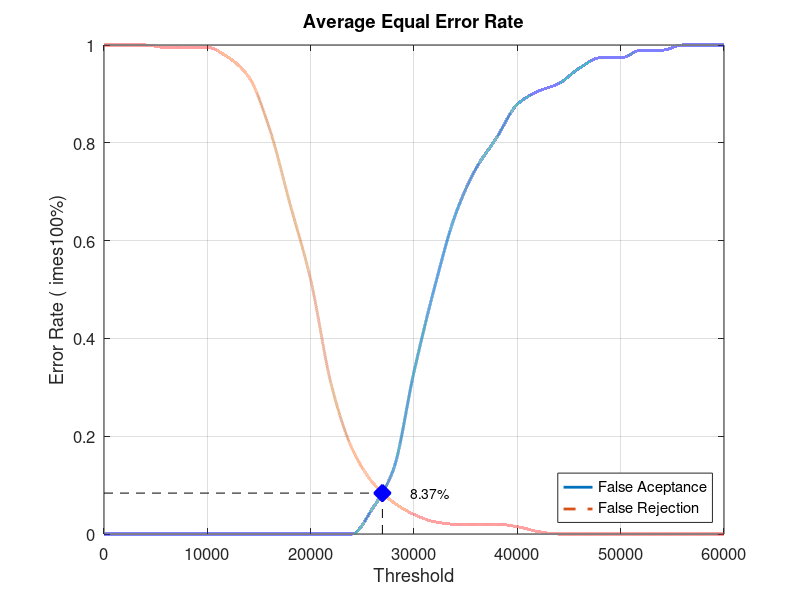
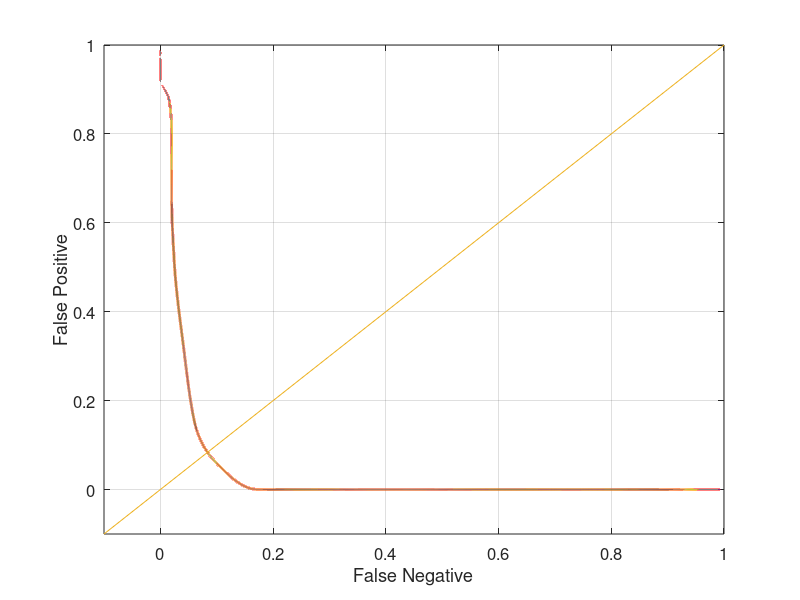

Write MATLAB code to recreate these figures, in order.
close all;
clear;
clc;
x = 0:2000:60000;
xq = 0:0.5:60000;

y0 = [0 0 0 0 0 0 0 0 0 0 0 0 0 0.0526316 0.131579 0.331579 0.505263 0.652632 0.747368 0.810526 0.878947 0.905263 0.921053 0.952632 0.973684 0.973684 0.989474 0.989474 1 1 1]
yy0 = interp1(x, y0, xq, 'pchip');
y1 = [1 1 1 0.995 0.995 0.995 0.975 0.935 0.83 0.675 0.52 0.305 0.175 0.105 0.065 0.04 0.025 0.02 0.02 0.02 0.015 0.005 0 0 0 0 0 0 0 0 0]
yy1 = interp1(x, y1, xq, 'pchip');

% Calculating EER: 
y2 = abs(y0 - y1);
find(y2 == min(y2))
yy2 = abs(yy0 - yy1);
xEER = find(yy2 == min(yy2));
xEERIndex = xq(xEER) % X-axis EER
yEER = yy0(xEER) % Y-axis EER

main = figure
plot(xq, yy0,'-','LineWidth', 2);	hold on
plot(xq, yy1,'--','LineWidth', 2);	hold on
plot([xEERIndex xEERIndex], [0 yEER], 'k--');	hold on
plot([0 xEERIndex], [yEER yEER], 'k--');	hold on
plot(xEERIndex, yEER, 'bx', 'LineWidth', 10);	hold on
text(xEERIndex + 10 * xEERIndex / 100, yEER, [num2str(round((10000 * yEER)) / 100) '%'])
legend('False Aceptance', 'False Rejection', 'Location', 'SouthEast')
xlabel('Threshold')
ylabel('Error Rate (	imes100%)')
title('Average Equal Error Rate')
set(gca, 'FontSize', 12)
axis([0 60000 0 1])
grid on

print(main, 'Database1_2Main', '-dpng');
FNRxFPR = figure('Color', [1 1 1]);
plot(yy1, yy0, '-', yy1, yy0, 'LineWidth', 2);
hold on
y = -0.1:0.1:1
plot(y, y); 
set(gca, 'FontSize', 12)
xlabel('False Negative')
ylabel('False Positive')
axis([-0.1 1 -0.1 1])
set(gca, 'FontSize', 12)
grid on

print(FNRxFPR, 'Database1_2FNRxFPR','-dpng');
